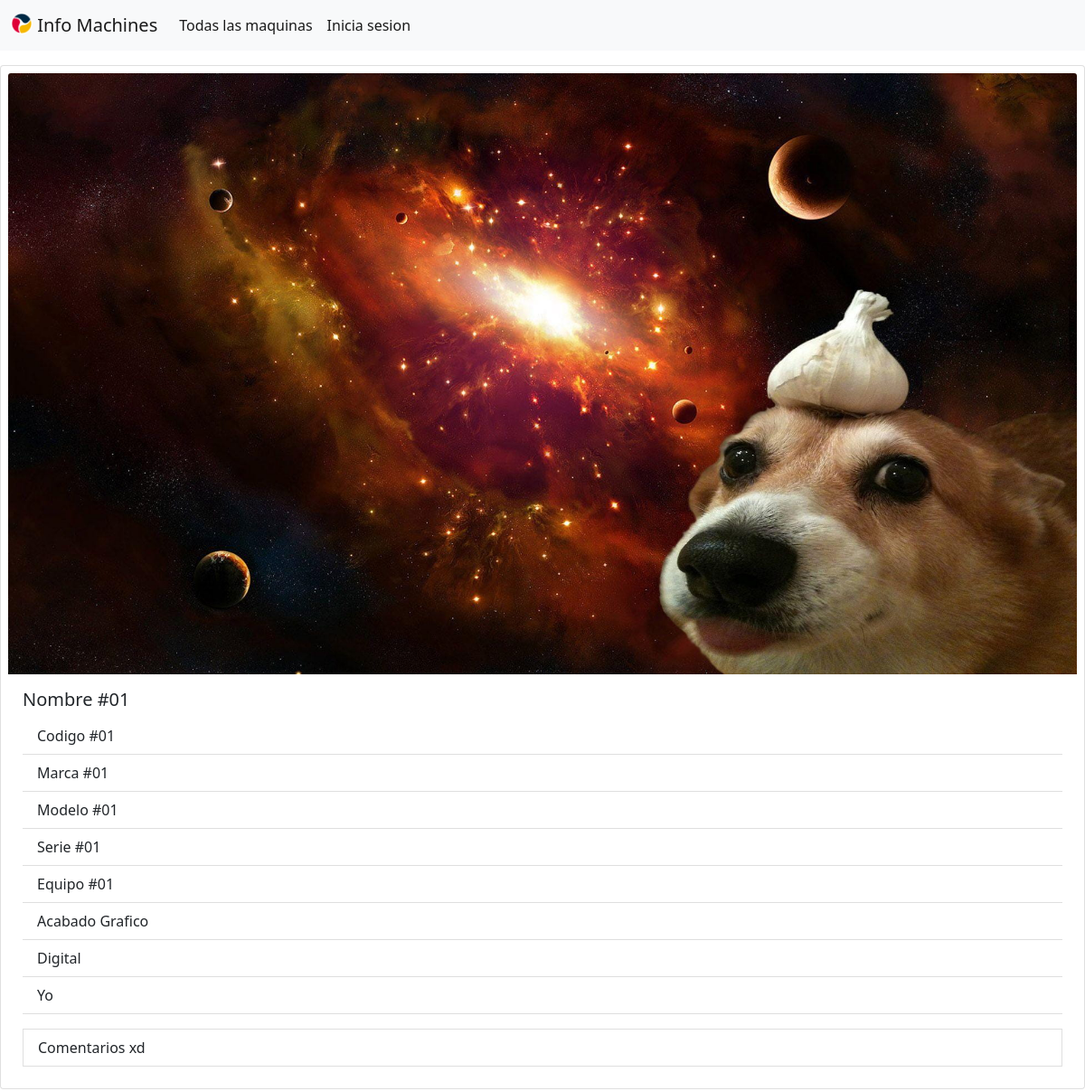
The page /machines/1 on the database its author committed.
### machines/models.py (models this page shows)
class Machines(models.Model):
  DEPARTMENT = (
    ('Acabado Grafico', 'Acabado Grafico'),
    ('Acabado Industrial', 'Acabado Industrial'),
    ('Gran Formato', 'Gran Formato'),
    ('Impresión', 'Impresión'),
    ('Prensas', 'Prensas'),
    ('Prensa', 'Prensa'),
  )
  AREA = (
    ('Digital', 'Digital'),
    ('Diseño', 'Diseño'),
    ('Flexo', 'Flexo'),
    ('Gran Formato', 'Gran Formato'),
    ('Offset', 'Offset'),
    ('Talleres', 'Talleres'),
  )
  name = models.CharField(max_length=100, null=True, blank=True)
  code = models.CharField(max_length=50)
  brand = models.CharField(max_length=100)
  model = models.CharField(max_length=100)
  noSerie = models.CharField(max_length=100, blank = True)
  equip = models.CharField(max_length=100, blank = True)
  department = models.CharField(max_length=100, blank = True, choices=DEPARTMENT)
  area = models.CharField(max_length=100, blank = True, choices=AREA)
  responsible = models.CharField(max_length=150, blank = True)
  comments = models.TextField(blank = True)
  photo = ImageField(upload_to="machines/", null=True, blank=True)
  manual = models.FileField(upload_to="manuals/")

### machines/views.py (the view)
# urls.py: path('<int:machines_id>', machine_detail, name='post_detail'),
def machine_detail(request, machines_id):
  post = get_object_or_404(Machines, id=machines_id)
  return render(request, 'machine_detail.html', {'post': post})

### machines/templates/machine_detail.html
{% extends 'layout.html' %}
{% block content %}
<div class="d-flex flex-column bd-highlight mb-3">
  <div class="card p-2 bd-highlight">
    <img src="{{ post.photo.url }}" alt="{{ post.photo }}" class="card-img-top">
    <div class="card-body">
      <h5 class="card-title">{{ post.name }}</h5>
      <ul class="list-group list-group-flush">
        <li class="list-group-item">{{ post.code }}</li>
        <li class="list-group-item">{{ post.brand }}</li>
        <li class="list-group-item">{{ post.model }}</li>
        <li class="list-group-item">{{ post.noSerie }}</li>
        <li class="list-group-item">{{ post.equip }}</li>
        <li class="list-group-item">{{ post.department }}</li>
        <li class="list-group-item">{{ post.area }}</li>
        <li class="list-group-item">{{ post.responsible }}</li>
        <li class="list-group-item">{{ post.date }}</li>
      </ul>
      <li class="list-group-item">{{ post.comments }}</li>
    </div>
  </div>
</div>
{% endblock %}

### rows shown on the page
Machines: photo (picture), name "Nombre #01", code "Codigo #01", brand "Marca #01", model "Modelo #01", noSerie "Serie #01", equip "Equipo #01", department "Acabado Grafico", area "Digital", responsible "Yo", comments "Comentarios xd"
